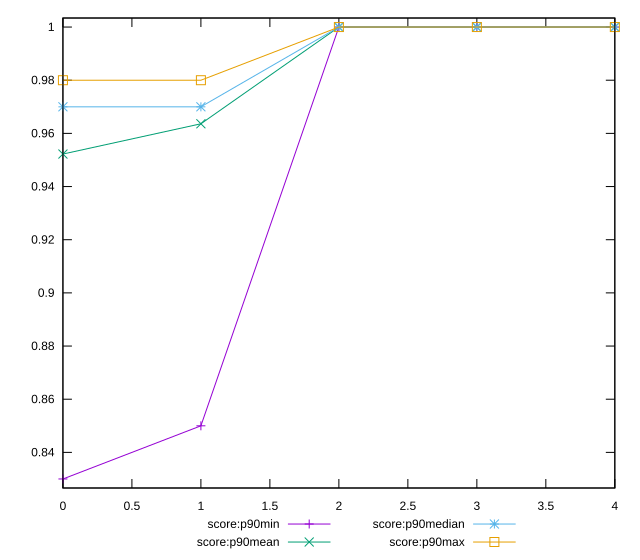

This figure's gnuplot source:
reset

$scoreP90Min <<EOF
0 0.83
1 0.85
2 1
3 1
4 1
EOF

$scoreP90Mean <<EOF
0 0.9522340425531911
1 0.9636170212765951
2 1
3 1
4 1
EOF

$scoreP90Median <<EOF
0 0.97
1 0.97
2 1
3 1
4 1
EOF

$scoreP90Max <<EOF
0 0.98
1 0.98
2 1
3 1
4 1
EOF

set key outside below
set xrange [0:4]
set yrange [0.8266:1.0034]
set trange [0.8266:1.0034]
set terminal svg size 640, 560 enhanced background rgb 'white'
set output "report_00026_2021-02-22T21:38:55.199Z/total-blocking-time/progression/score.svg"

plot $scoreP90Min title "score:p90min" with linespoints, \
     $scoreP90Mean title "score:p90mean" with linespoints, \
     $scoreP90Median title "score:p90median" with linespoints, \
     $scoreP90Max title "score:p90max" with linespoints

reset
